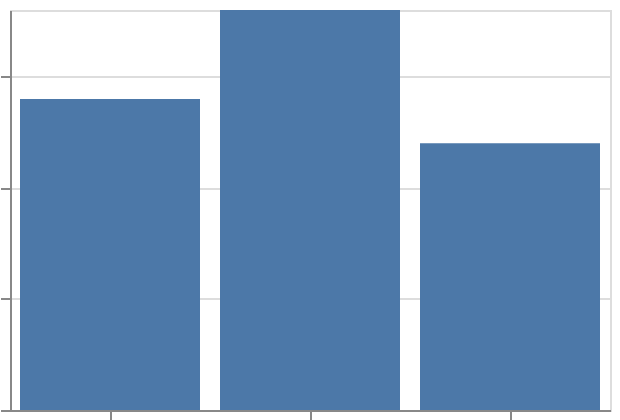

Source (Vega-Lite JSON):
### Vega-Lite specification from a JSON file in a GitHub repository (floating-point values rounded to 4 significant figures)
{"$schema": "https://vega.github.io/schema/vega-lite/v6.json", "padding": 5, "autosize": "none", "width": 300, "height": 200, "data": {"name": "table", "values": [{"c": "A", "g": "p", "x": 1, "y": 2, "v": 5, "t": "2024-01-15", "o": {"v": 3}, "IMDB Rating": 6.1, "d": "x1"}, {"c": "B", "g": "q", "x": 2, "y": 4, "v": 9, "t": "2024-02-20", "o": {"v": 7}, "IMDB Rating": 7.4, "d": "x2"}, {"c": "A", "g": "q", "x": 3, "y": 3, "v": 2, "t": "2024-03-05", "o": {"v": 1}, "IMDB Rating": 5.2, "d": "x1"}, {"c": "C", "g": "p", "x": 4, "y": 6, "v": 7, "t": "2024-05-30", "o": {"v": 4}, "IMDB Rating": 8.8, "d": "x3"}, {"c": "B", "g": "p", "x": 5, "y": 5, "v": 4, "t": "2024-07-11", "o": {"v": 9}, "IMDB Rating": 6.9, "d": "x2"}, {"c": "C", "g": "q", "x": 6, "y": 8, "v": 6, "t": "2024-09-02", "o": {"v": 2}, "IMDB Rating": 7.7, "d": "x3"}, {"c": "A", "g": "p", "x": 7, "y": 7, "v": 8, "t": "2024-11-25", "o": {"v": 5}, "IMDB Rating": 4.4, "d": "x1"}, {"c": "B", "g": "q", "x": 8, "y": 9, "v": 3, "t": "2024-12-31", "o": {"v": 8}, "IMDB Rating": 9.1, "d": "x2"}]}, "mark": "bar", "encoding": {"x": {"field": "c", "type": "nominal", "sort": "descending"}, "y": {"field": "y", "type": "quantitative", "aggregate": "sum"}}}
